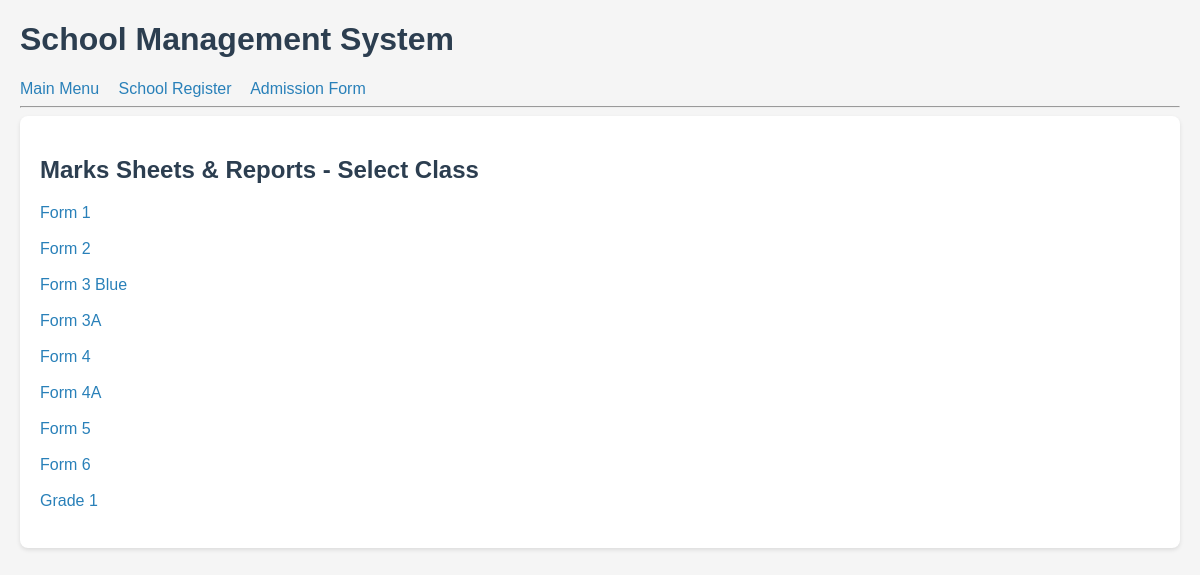
The app's page /report-cards/ (signed in) with its own data.
### kids/models.py (models this page shows, shortened)
class FeeStructure(models.Model):
    grade = models.CharField(max_length=20, unique=True)  # "Form 1", "Grade 1"
    levy = models.DecimalField(max_digits=10, decimal_places=2, default=0)
    building_fund = models.DecimalField(max_digits=10, decimal_places=2, default=0)
    sports_fee = models.DecimalField(max_digits=10, decimal_places=2, default=0)
    tuition_fee = models.DecimalField(max_digits=10, decimal_places=2, default=0)
    bus_levy = models.DecimalField(max_digits=10, decimal_places=2, default=0)
    practical = models.DecimalField(max_digits=10, decimal_places=2, default=0)
    projects = models.DecimalField(max_digits=10, decimal_places=2, default=0)
    other = models.DecimalField(max_digits=10, decimal_places=2, default=0)

### kids/views.py (the view)
# urls.py: path('report-cards/', views.report_cards, name='report_cards'),
@login_required
def report_cards(request):
    grades = FeeStructure.objects.values_list('grade', flat=True).distinct().order_by('grade')
    return render(request, 'kids/select_grade_report.html', {'grades': grades})

### kids/templates/kids/select_grade_report.html (shortened to what this page needs)
{% extends 'kids/base.html' %}
{% block content %}
{% load static %}
<link rel="stylesheet" href="{% static 'css/style.css' %}">
<div class="container">
<h2>Marks Sheets & Reports - Select Class</h2>
{% for grade in grades %}
    <a href="{% url 'grade_subjects' grade %}" class="btn">{{ grade }}</a><br><br>
    {% endfor %}
{% endblock %}

### static/css/style.css (style rules this page uses)
body { font-family: Arial, sans-serif; margin: 20px; background: #f5f5f5; }
h1, h2, h3 { color: #2c3e50; }
a { color: #2980b9; text-decoration: none; }
.container { background: white; padding: 20px; border-radius: 8px; box-shadow: 0 2px 4px rgba(0,0,0,0.1); }

### kids/templates/kids/base.html (style rules this page uses)
body { font-family: Arial; margin: 20px; }

### records on screen
FeeStructure: grade "Form 1"
FeeStructure: grade "Form 2"
FeeStructure: grade "Form 3 Blue"
FeeStructure: grade "Form 3A"
FeeStructure: grade "Form 4"
FeeStructure: grade "Form 4A"
FeeStructure: grade "Form 5"
FeeStructure: grade "Form 6"
FeeStructure: grade "Grade 1"
